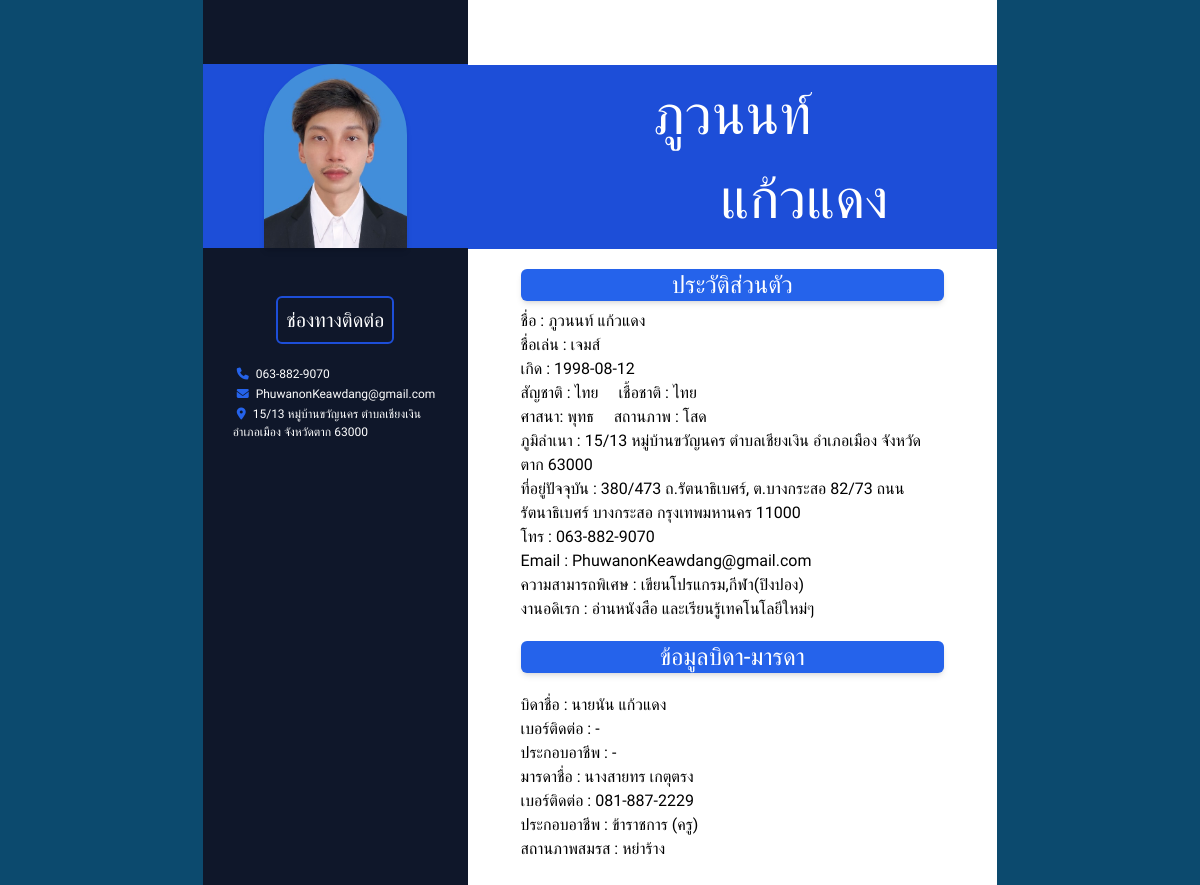
The page / on the database its author committed.
### tables this page shows
CREATE TABLE `users` (
  `user_id` int(11) NOT NULL,
  `first_name` varchar(50) NOT NULL,
  `last_name` varchar(50) NOT NULL,
  `nickname` varchar(50) DEFAULT NULL,
  `nationality` varchar(50) DEFAULT NULL,
  `ethnicity` varchar(50) DEFAULT NULL,
  `religion` varchar(50) DEFAULT NULL,
  `marital_status` varchar(50) DEFAULT NULL,
  `date_of_birth` date DEFAULT NULL,
  `birth_day` varchar(20) DEFAULT NULL,
  `height` float DEFAULT NULL,
  `gender` varchar(20) DEFAULT NULL,
  `residence` varchar(255) DEFAULT NULL,
  `current_address` varchar(255) DEFAULT NULL,
  `phone` varchar(20) DEFAULT NULL,
  `email` varchar(100) DEFAULT NULL,
  `father_name` varchar(100) DEFAULT NULL,
  `father_phone` varchar(20) DEFAULT NULL,
  `father_occupation` varchar(100) DEFAULT NULL,
  `mother_name` varchar(100) DEFAULT NULL,
  `mother_phone` varchar(20) DEFAULT NULL,
  `mother_occupation` varchar(100) DEFAULT NULL,
  `special_skills` text DEFAULT NULL,
  `hobbies` text DEFAULT NULL,
  `marital_status_parent` varchar(10) DEFAULT NULL
);

### user.php (called while the page is built, shortened)
<?php
class User {
    private $conn;
    public function __construct($conn) {
        $this->conn = $conn;
    }
    public function getUserById($user_id) {
        $stmt = $this->conn->prepare("SELECT * FROM Users WHERE user_id = ?");
        $stmt->bind_param("i", $user_id);
        $stmt->execute();
        $result = $stmt->get_result();
        return $result->fetch_assoc();
    }
}
?>

### index.php (the view, shortened to what this page needs)
<?php
include 'connect.php';
include 'user.php';
$userObj = new User($conn);
$user_id = 1;
$userData = $userObj->getUserById($user_id);
?>
<!DOCTYPE html>
<html lang="en">
<head>
    <script src="https://cdn.tailwindcss.com"></script>
    <link rel="stylesheet" href="style.css">
</head>
<body>
    <div class="w-screen h-screen bg-sky-900">
        <div class="h-full flex justify-center items-center ">
            <div class="w-[793.92px] h-[900.24px] bg-white ">
                <div class="flex h-full ">
                    <div class="w-1/3 bg-slate-900">
                        <div class="flex flex-col mt-[67px] justify-center items-center text-white">
                            <div class="bg-blue-700 flex justify-center w-full">
                                <img class="rounded-t-full shadow-md" width="143" src="./image/S__13615107.jpg" alt="" />
                            </div>
                            <div class="p-1 flex flex-col justify-center items-center">
                                <div class="flex flex-col mt-5 justify-center items-center">
                                    <br />
                                    <p class="text-xl p-2 border-blue-700 border-2 rounded-md text-white">ช่องทางติดต่อ</p>
                                    <div class="mt-5 w-4/5">
                                        <p class="text-xs"><i class="fa-solid fa-phone text-blue-600 p-1"></i> <?php echo $userData['phone']; ?></p>
                                        <p class="text-xs"><i class="fa-solid fa-envelope text-blue-600 p-1"></i> <?php echo $userData['email']; ?></p>
                                        <p class="text-xs "><i class="fa-solid fa-location-dot text-blue-600 p-1 "></i> <?php echo $userData['residence']; ?></p>
                                    </div>
                                </div>
                            </div>
                        </div>
                    </div>
                    <div class="w-2/3">
                        <div class="">
                            <div class="flex flex-col items-center mt-5 justify-center">
                                <div class="mt-12 w-full">
                                    <div class="bg-blue-700 p-2 h-fit flex flex-col justify-center items-center text-white">
                                        <h1 class="text-[56px]"><?php echo $userData['first_name']; ?></h1>
                                        <h1 class="text-[56px] ml-36"><?php echo $userData['last_name']; ?></h1>
                                    </div>
                                </div>
                                <div class="w-4/5 mt-5">
                                    <div>
                                        <h1 class="text-2xl text-center bg-blue-600 rounded-md text-white shadow-md">ประวัติส่วนตัว</h1>
                                        <div class=" mt-2">
                                            <p>ชื่อ :  <?php echo $userData['first_name']; ?> <?php echo $userData['last_name']; ?></p>
                                            <p>ชื่อเล่น : <?php echo $userData['nickname']; ?></p>
                                            <p>เกิด :  <?php echo $userData['date_of_birth']; ?></p>
                                            <div class="flex gap-5">
                                                <p>สัญชาติ : <?php echo $userData['nationality']; ?></p>
                                                <p>เชื้อชาติ : <?php echo $userData['ethnicity']; ?></p>
                                            </div>
                                            <div class="flex gap-5">
                                                <p>ศาสนา: <?php echo $userData['religion']; ?></p>
                                                <p>สถานภาพ : <?php echo $userData['marital_status']; ?></p>
                                            </div>
                                            <p>ภูมิลำเนา : <?php echo $userData['residence']; ?></p>
                                            <p>ที่อยู่ปัจจุบัน : <?php echo $userData['current_address']; ?></p>
                                            <p>โทร : <?php echo $userData['phone']; ?></p>
                                            <p>Email : <?php echo $userData['email']; ?></p>
                                            <p>ความสามารถพิเศษ : <?php echo $userData['special_skills']; ?></p>
                                            <p>งานอดิเรก : <?php echo $userData['hobbies']; ?></p>
                                            <div class="mt-5">
                                                <h1 class="text-2xl text-center bg-blue-600 rounded-md text-white shadow-md">ข้อมูลบิดา-มารดา</h1>
                                                <div class="mt-5">
                                                <p>บิดาชื่อ : <?php echo $userData['father_name']; ?></p>
                                                <p>เบอร์ติดต่อ : <?php echo $userData['father_phone']; ?></p>
                                                <p>ประกอบอาชีพ : <?php echo $userData['father_occupation']; ?></p>
                                                <p>มารดาชื่อ : <?php echo $userData['mother_name']; ?></p>
                                                <p>เบอร์ติดต่อ : <?php echo $userData['mother_phone']; ?></p>
                                                <p>ประกอบอาชีพ : <?php echo $userData['mother_occupation']; ?></p>
                                                <p>สถานภาพสมรส : <?php echo $userData['marital_status_parent']; ?></p>
                                                </div>
                                            </div>
                                        </div>
                                    </div>
                                </div>
                            </div>
                        </div>
                    </div>
                </div>
            </div>
        </div>
    </div>
</body>
</html>

### style.css (style rules this page uses)
* { font-family: "Sarabun", sans-serif; font-weight: 300; font-style: normal; }

### rows shown on the page
users: phone "063-882-9070", email "PhuwanonKeawdang@gmail.com", residence "15/13 หมู่บ้านขวัญนคร ตำบลเชียงเงิน อำเภอเมือง จังหวัดตาก 63000", first_name "ภูวนนท์", last_name "แก้วแดง", nickname "เจมส์", date_of_birth "1998-08-12", nationality "ไทย", ethnicity "ไทย", religion "พุทธ", marital_status "โสด", current_address "380/473 ถ.รัตนาธิเบศร์, ต.บางกระสอ 82/73 ถนน รัตนาธิเบศร์ บางกระสอ กรุงเทพมหานคร 11000", special_skills "เขียนโปรแกรม,กีฬา(ปิงปอง)", hobbies "อ่านหนังสือ และเรียนรู้เทคโนโลยีใหม่ๆ", father_name "นายนัน แก้วแดง", father_phone "-", father_occupation "-", mother_name "นางสายทร เกตุตรง", mother_phone "081-887-2229", mother_occupation "ข้าราชการ (ครู)", marital_status_parent "หย่าร้าง"
